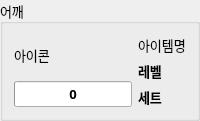
          <widget class="QGroupBox" name="groupShoulder">
           <property name="maximumSize">
            <size>
             <width>350</width>
             <height>150</height>
            </size>
           </property>
           <property name="font">
            <font>
             <family>나눔스퀘어 네오 Regular</family>
             <pointsize>10</pointsize>
             <bold>false</bold>
            </font>
           </property>
           <property name="title">
            <string>어깨</string>
           </property>
           <layout class="QHBoxLayout" name="horizontalLayout_5">
            <item>
             <layout class="QVBoxLayout" name="verticalLayout_8">
              <item>
               <widget class="QLabel" name="lbIconShoulder">
                <property name="text">
                 <string>아이콘</string>
                </property>
               </widget>
              </item>
              <item>
               <widget class="QProgressBar" name="barQualShoulder">
                <property name="font">
                 <font>
                  <family>나눔스퀘어 네오 Bold</family>
                  <pointsize>10</pointsize>
                  <bold>true</bold>
                 </font>
                </property>
                <property name="value">
                 <number>0</number>
                </property>
                <property name="alignment">
                 <set>Qt::AlignCenter</set>
                </property>
                <property name="textVisible">
                 <bool>true</bool>
                </property>
                <property name="format">
                 <string>%p</string>
                </property>
               </widget>
              </item>
             </layout>
            </item>
            <item>
             <layout class="QVBoxLayout" name="verticalLayout_9">
              <item>
               <widget class="QLabel" name="lbNameShoulder">
                <property name="text">
                 <string>아이템명</string>
                </property>
               </widget>
              </item>
              <item>
               <widget class="QLabel" name="lbLevelShoulder">
                <property name="font">
                 <font>
                  <family>나눔스퀘어 네오 Bold</family>
                  <pointsize>10</pointsize>
                  <bold>true</bold>
                 </font>
                </property>
                <property name="text">
                 <string>레벨</string>
                </property>
               </widget>
              </item>
              <item>
               <widget class="QLabel" name="lbSetShoulder">
                <property name="font">
                 <font>
                  <family>나눔스퀘어 네오 Bold</family>
                  <pointsize>10</pointsize>
                  <bold>true</bold>
                 </font>
                </property>
                <property name="text">
                 <string>세트</string>
                </property>
               </widget>
              </item>
             </layout>
            </item>
           </layout>
          </widget>
